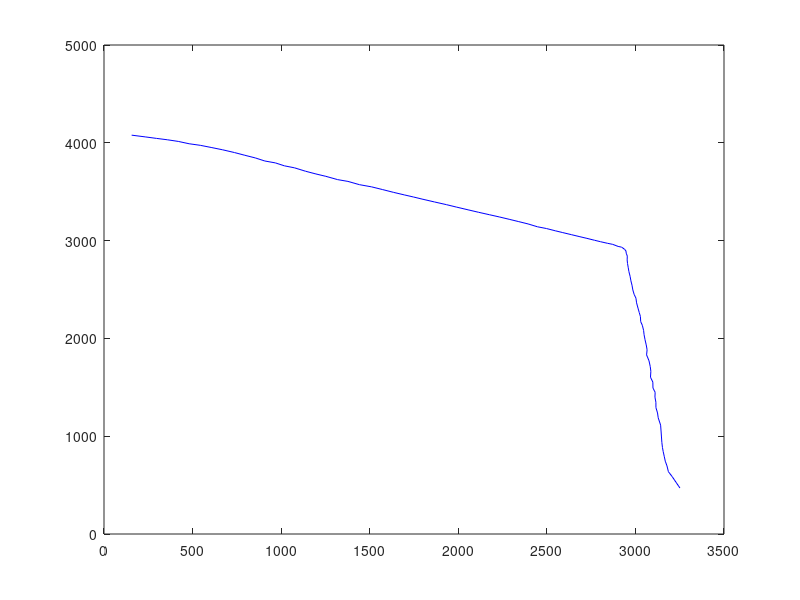

Source code (MATLAB):
% S->SW

% The variable that you may play with is a, b and kexi which can control
% the staring point, the stopping point and the velocity. One thing to note
% is that the x/y coordinate sometimes may be close for distant points at
% the trajectory. It is suggested that the x coordinate of the stopping
% point should be smaller than the x coordinate of the starting point for
% the S-> SW case. For kexi, it is suggested that it should be less than 1. At least, it
% should be less than 1 at the intersection point.

function[xx,yy,k]=S_SW2()

x =[3282        3251        3229        3209        3191        3178        3167        3161        3154        3150        3147        3147        3140        3131         3127        3123        3119        3112        3107        3104        3099        3090        3087        3083        3076        3068        3066        3061        3055        3049        3046        3039        3034        3028        3020        3013        3006        2998        2992        2984        2980        2973        2969        2962        2959        2955        2953        2949        2948        2946        2935        2919        2899        2867        2838        2795        2759        2715        2667        2620        2566        2520        2469        2415        2364        2310        2255        2201        2141        2086        2028        1973        1914        1856        1790        1740        1679        1610        1549        1491        1425        1360        1298        1237        1181        1114        1055         991         938         878         816         762         697         637         575         511         441         371        305         239         163          98          24];
y=[414         471      529         582         638         697        752         809         865         920         977        1034         1091        1160        1207        1261        1317        1378         1435        1492        1549        1602        1664        1721             1776        1830        1882        1933        1979        2035        2083        2133        2178        2225        2274        2319        2367        2410        2455        2504        2551        2599        2645        2691        2730        2769        2807        2842        2875        2899        2917        2937        2948        2964        2974        2992        3008        3028        3048        3069        3092        3113        3137        3161        3184        3208        3232        3255        3278        3302        3326        3350        3376        3399        3427        3449        3474        3504        3533        3558        3584        3613        3637        3664        3688        3721        3748        3777        3804        3835        3862        3889        3918        3941        3963        3986        4008        4028        4043        4059        4077        4088        4105];

a=x(2); %3100;
b=x(end-1);%1500;
kexi=0.1;
D=5;

try
    
    v_x=zeros(1,length(x)-1);
    
    for i=1:1:(length(x)-1)
        
        v_x(i)=x(i+1)-x(i)+0.0001*randn; % calculate the velocity of the original data
        
    end
    
    k=1;
    num1=1;
    num2=1;
    xx=zeros(1,200);
    yy=zeros(1,200);
    vv=zeros(1,200);
    theta=zeros(1,200);
    l=zeros(1,200); % the lane car is using
    cl=zeros(1,200); % which direction car is changing lane
    
    for i=1:1:length(x)
        
        if (x(i)==a)
            num1=i;
            break;
        end
        if (x(i)<a)
            num1=i-1+(a-x(i-1))/(x(i)-x(i-1));
            break;
        end
        
    end
    
    xx(1)=a;
    yy(1)=y(floor(num1))+((a-x(floor(num1)))/(x(floor(num1)+1)-x(floor(num1))))*(y(floor(num1)+1)-y(floor(num1)));
    
    
    while (xx(k)>b)
        vv(k)=v_x(floor(num1))*(1+kexi*randn);  % vv is the velocity of the car
        num2=num1+(vv(k)/v_x(floor(num1)));
        
        xx(k+1)=x(floor(num2))+(num2-floor(num2))*(x(floor(num2)+1)-x(floor(num2)));
        yy(k+1)=y(floor(num2))+(num2-floor(num2))*(y(floor(num2)+1)-y(floor(num2)));
        
        % rn is a random number between (0,1), and l indicates which lane car is
        % using, cl denotes which direction car is changing lane.
        rn=rand;
        if ((l(k)==0)&&(rn<0.1))
            l(k+1)=1;
            cl(k+1)=1;
        end
        if ((l(k)==0)&&(rn>0.9))
            l(k+1)=-1;
            cl(k+1)=-1;
        end
        if ((l(k)==1)&&(rn<0.1))
            l(k+1)=0;
            cl(k+1)=-1;
        end
        if ((l(k)==-1)&&(rn>0.9))
            l(k+1)=0;
            cl(k+1)=1;
        end
        
        % change the coordinates with lane change
        
        theta(k+1)=atan((yy(k+1)-yy(k))./(xx(k+1)-xx(k)));
        
        xx(k+1)=xx(k+1)+D*sin(theta(k+1))*cl(k+1);
        yy(k+1)=yy(k+1)-D*cos(theta(k+1))*cl(k+1);
        
        num1=num2;
        k=k+1;
        
    end
    if isempty(find(isnan(xx))) &&  isempty(find(isnan(yy)))
        %         for i=1:1:k-1
        %             plot(xx(i),yy(i),'b');
        %             drawnow;
        %             %             pause(0.1);
        %         end
        plot(xx(1:k-1),yy(1:k-1),'b'); drawnow;
    end
catch ME
end

end
